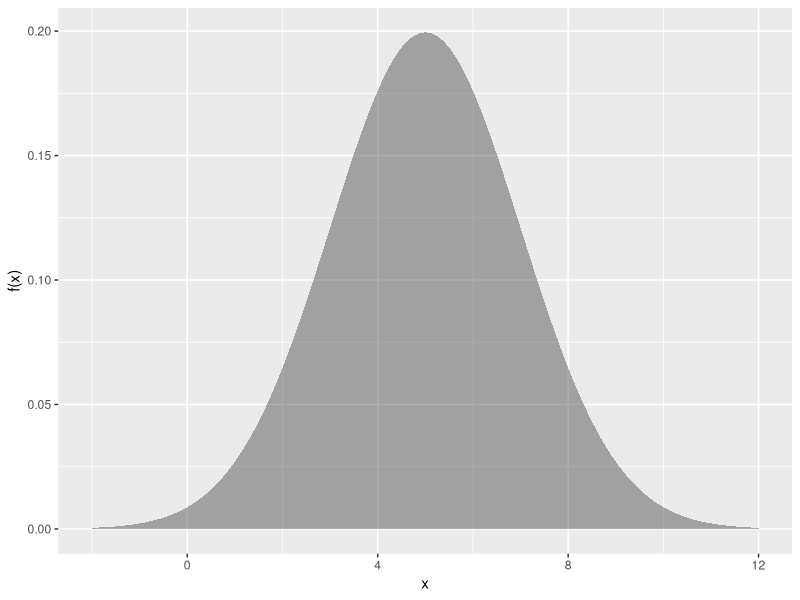
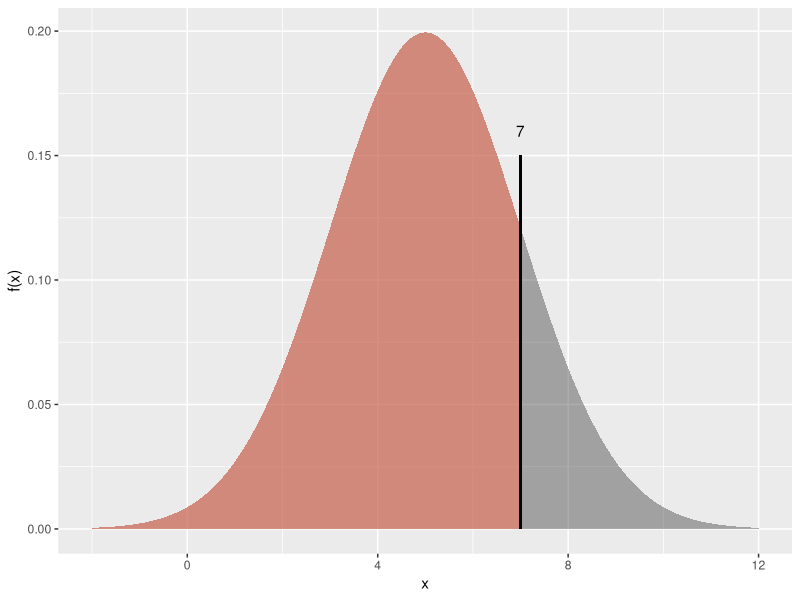
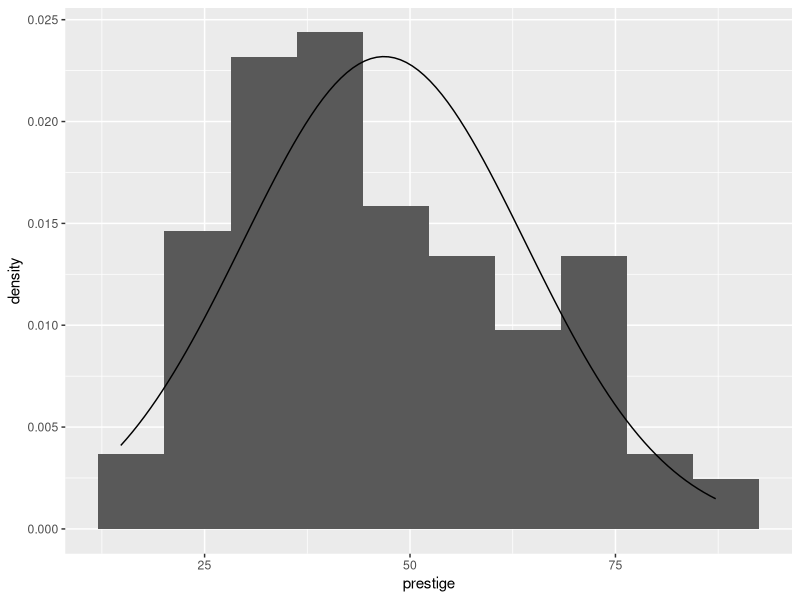
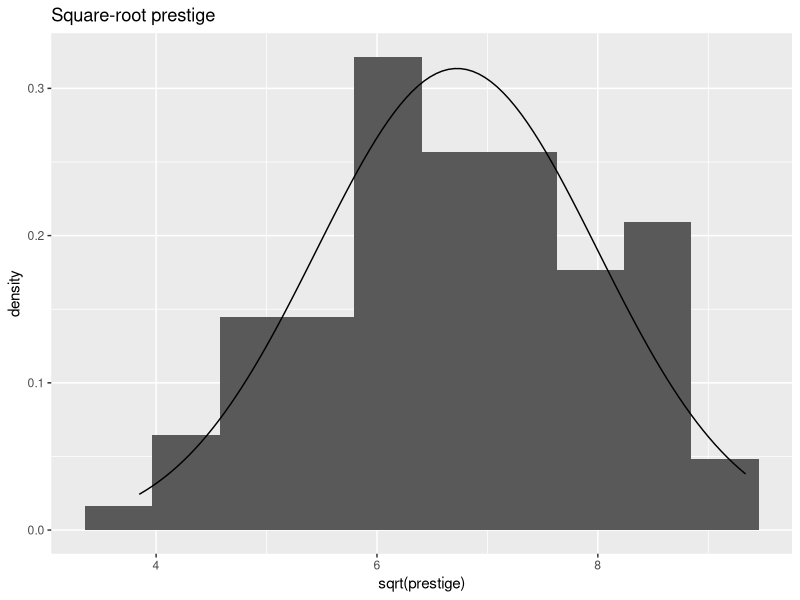
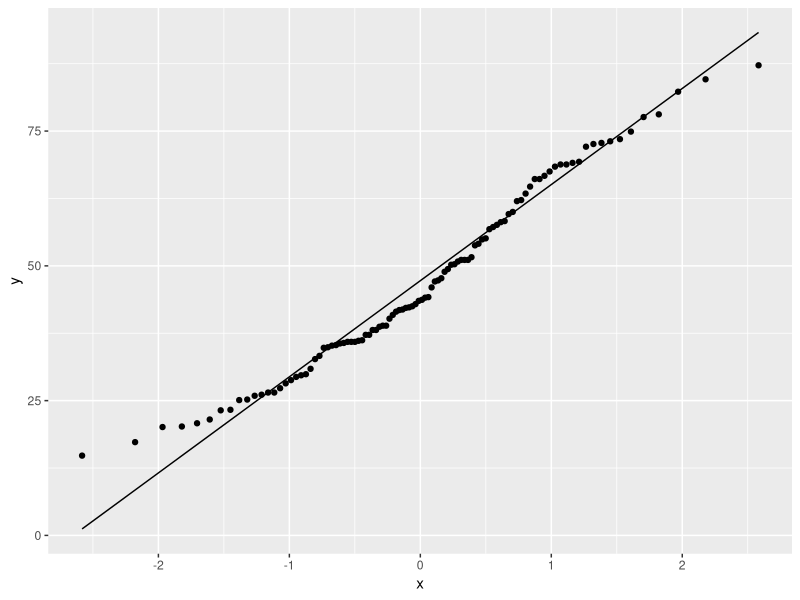
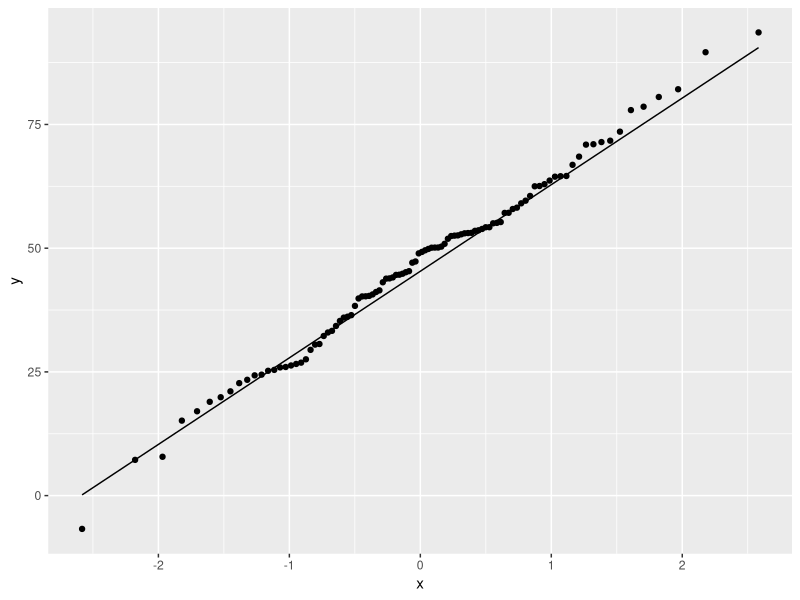
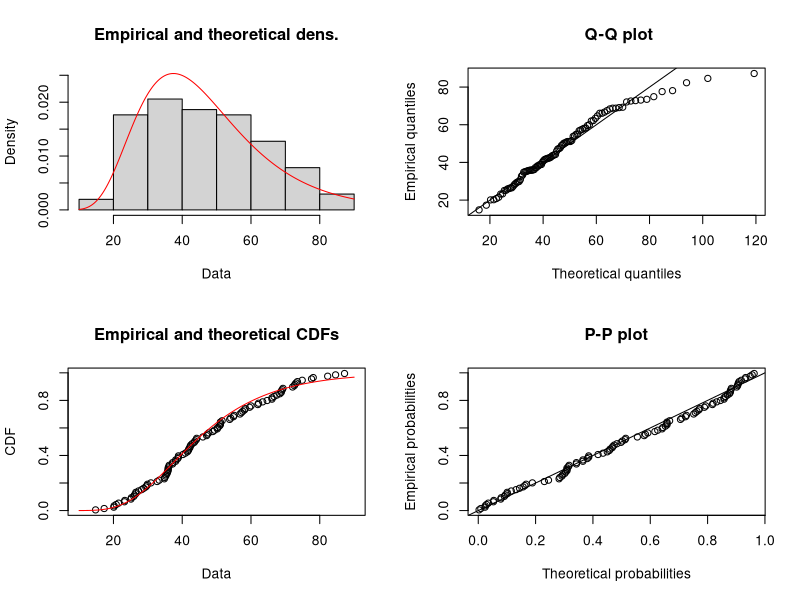
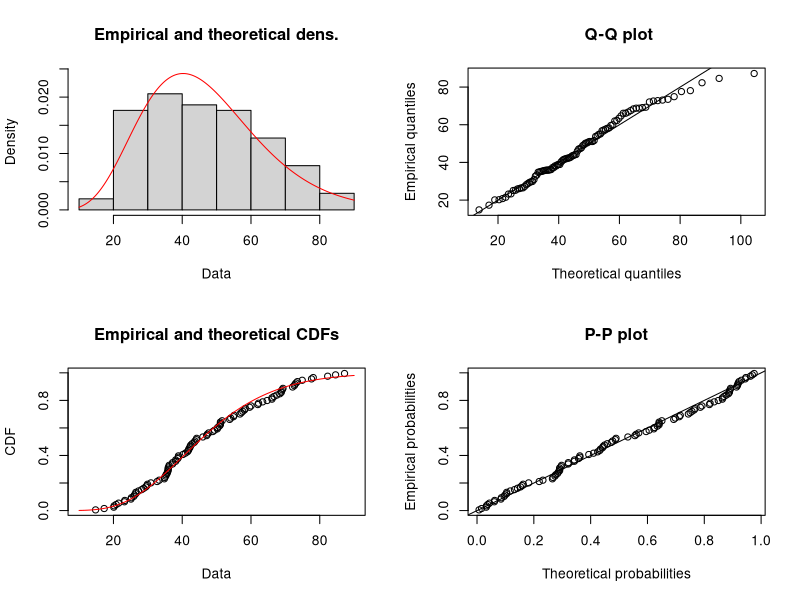

Source code (R) for these figures, in order:
## ---- chunk 1
knitr::opts_chunk$set(echo = TRUE, 
                      results=FALSE, 
                      warning=FALSE, 
                      message=FALSE, 
                      comment=NA,
                      fig.align='center',
                      out.width='50%')
## ---- chunk 2
library(tidyverse)
## ---- chunk 3
dfs <- tibble(
  x=seq(-2, 12, length=500), 
  `f(x)` = dnorm(x, mean=5, sd=2)
  )

ps <- ggplot(dfs) + 
  aes(x = x, y = `f(x)`) + 
  geom_area(alpha = 0.4) 

ps
## ---- chunk 4
ps + 
  geom_area(
    data = dfs |> 
      filter(x < 7),
    fill="coral1", 
    alpha=.5
    ) +
  geom_segment(
    aes(x =7, 
        xend = 7,
        y = 0,
        yend = 0.15
        )
    ) + 
  annotate(
    "text",
    x = 7,
    y = 0.16,
    label = "7"
    ) 

## ---- chunk 5
pnorm(q = 7, mean = 5, sd = 2)
## ---- chunk 6
options(warn=-1) 
## ---- chunk 7
knitr::opts_chunk$set(warning=FALSE, message=FALSE, comment=NA)
## ---- chunk 8
pnorm(2.1, mean=0, sd=1) - pnorm(-1.8, mean=0, sd=1)
## ---- chunk 9
pnorm(2.1) - pnorm(-1.8)
## ---- chunk 10
library(tidyverse)
library(car)

Prestige |> 
  ggplot() + 
  aes(prestige) +
  geom_histogram(aes(y=after_stat(density)), bins=10) +
  stat_function(
    fun = dnorm,
    args = list(mean = mean(Prestige$prestige),
                sd = sd(Prestige$prestige) ), 
    geom = "line")

## ---- chunk 11
library(tidyverse)
library(car)

Prestige |> 
  ggplot() + 
  aes(sqrt(prestige)) +
  geom_histogram(aes(y=after_stat(density)), bins=10) +
  stat_function(
    fun = dnorm,
    args = list(mean = mean(sqrt(Prestige$prestige)),
                sd = sd(sqrt(Prestige$prestige)) ), 
    geom = "line") +
  ggtitle("Square-root prestige")

## ---- chunk 12
Prestige |> 
  ggplot() + 
  aes(sample=prestige) + 
  stat_qq() + 
  stat_qq_line()

## ---- chunk 13
set.seed(111)

data.frame(
  x = rnorm(
    n = nrow(Prestige),
    mean = mean(Prestige$prestige), 
    sd = sd(Prestige$prestige)
    )
  ) |> 
  ggplot() + 
  aes(sample = x) + 
  stat_qq() + 
  stat_qq_line()

## ---- chunk 14
shapiro.test(Prestige$prestige)
## ---- chunk 15
ks.test(Prestige$prestige, 
        "pnorm", 
        mean(Prestige$prestige), 
        sd(Prestige$prestige) )
## ---- chunk 16
shapiro.test(sqrt(Prestige$prestige))
## ---- chunk 17
library(fitdistrplus)

m1 <- fitdist(Prestige$prestige, "lnorm")

plot(m1)
## ---- chunk 18
library(fitdistrplus)

m2 <- fitdist(Prestige$prestige, "gamma")

plot(m2)
## ---- chunk 19
library(fitdistrplus)

m3 <- fitdist(Prestige$prestige, "weibull")

plot(m3)
## ---- chunk 20
pnorm(q=7, mean=10, sd=4)
## ---- chunk 21
dfs <- tibble(
  x=seq(-5, 25, length=500), 
  `f(x)` = dnorm(x, mean=10, sd=4)
  ) 

gp <- ggplot(dfs) + 
  aes(x = x, y = `f(x)`) + 
  geom_area(alpha = 0.4) 

gp + 
  geom_area(
    data = dfs |> 
      filter(x < 7),
    fill="coral1"
    ) 
## ---- chunk 22
gp + 
  geom_area(
    data = dfs |> 
      filter(x < 15.7),
    fill="coral1"
    ) +
  geom_area(
    data = dfs |> 
      filter(x > 8.4),
    fill="dodgerblue3",
    alpha = 0.5
    ) 
## ---- chunk 23
pnorm(15.7, 10, 4) - (1 - pnorm(8.4, 10, 4))
# or 
pnorm(15.7, 10, 4) - pnorm(8.4, 10, 4, lower.tail= FALSE)

## ---- chunk 24
1 - pnorm(17, 10, 4)

# or pnorm(17, 10, 4, lower.tail = F)
## ---- chunk 25
gp + 
  geom_area(
    data = dfs |> 
      filter(x > 17),
    fill="coral1"
    )
## ---- chunk 26
qnorm(p = 0.2, 10, 4)
## ---- chunk 27
gp + 
  geom_area(
    data = dfs |> 
      filter(x < qnorm(p = 0.2, 10, 4)),
    fill="coral1"
    ) +
  geom_segment(
    aes(x = qnorm(p = 0.2, 10, 4), 
        xend = qnorm(p = 0.2, 10, 4),
        y = 0,
        yend = qnorm(p = 0.2, 10, 4) |> dnorm(10, 4)
        )
    ) + 
  annotate(
    "text",
    x = qnorm(p = 0.2, 10, 4),
    y = qnorm(p = 0.2, 10, 4) |> dnorm(10, 4) + .008,
    label = qnorm(p = 0.2, 10, 4) |> round(2)
    ) 
